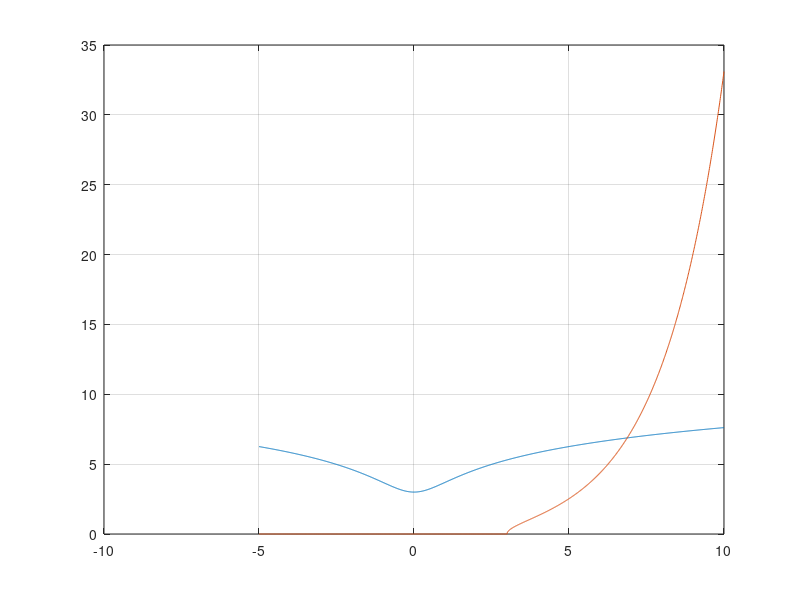

Here is the MATLAB script that generated this plot:
% Skriptet løser en likning på formen f(x) = x.

% xVektor
xVektor = -5:1e-2:10;

% Funksjonene som skal være lik x: 
funk1 = @(x) log(x.^2+1) + 3;    
funk2 = @(x) sqrt(exp(x-3)-1);   

% Plot som visualiserer skjæringspunkt
plot(xVektor, funk1(xVektor))       % Venstreside
grid on
hold on
plot(xVektor, funk2(xVektor))       % Høyreside
hold off                           

% Tilordner x - ny og gammel
x = 7;
xGml = x + 4;       % Tilfeldig tall for å komme i gang i løkken.

% Presisjon
Pres = 1e-3;

while abs(x-xGml) > Pres
    xGml = x;
    x = funk1(x);
end

% Utskrift
x